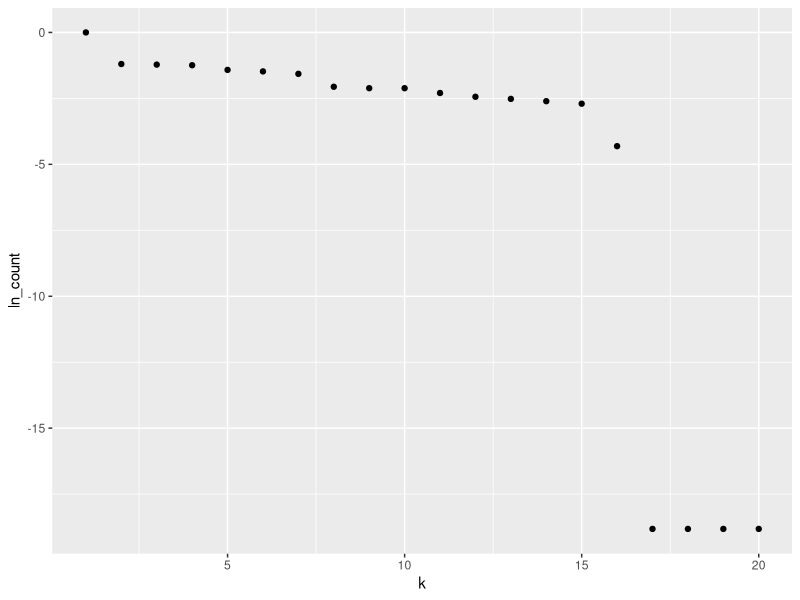
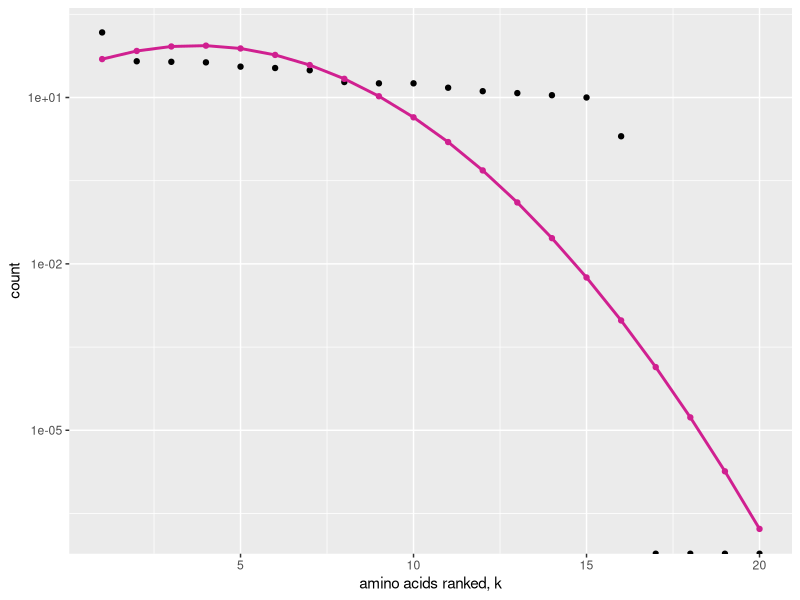
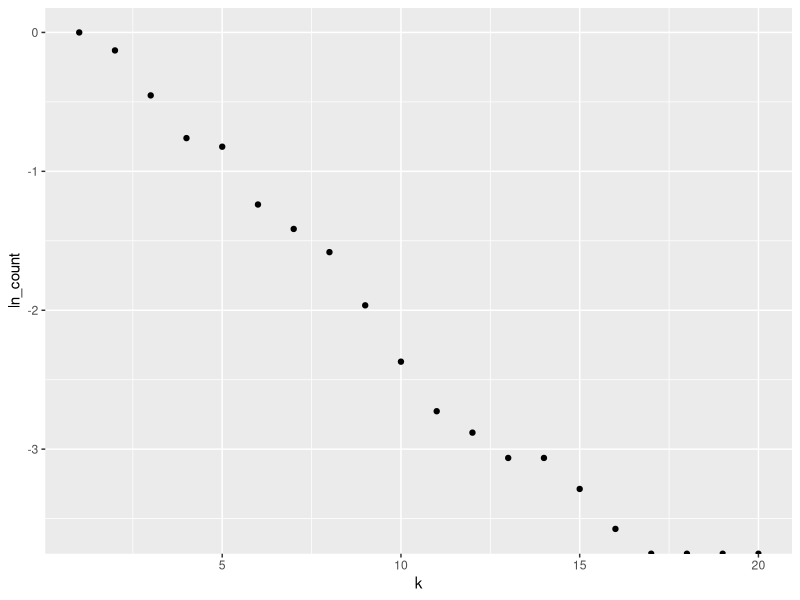
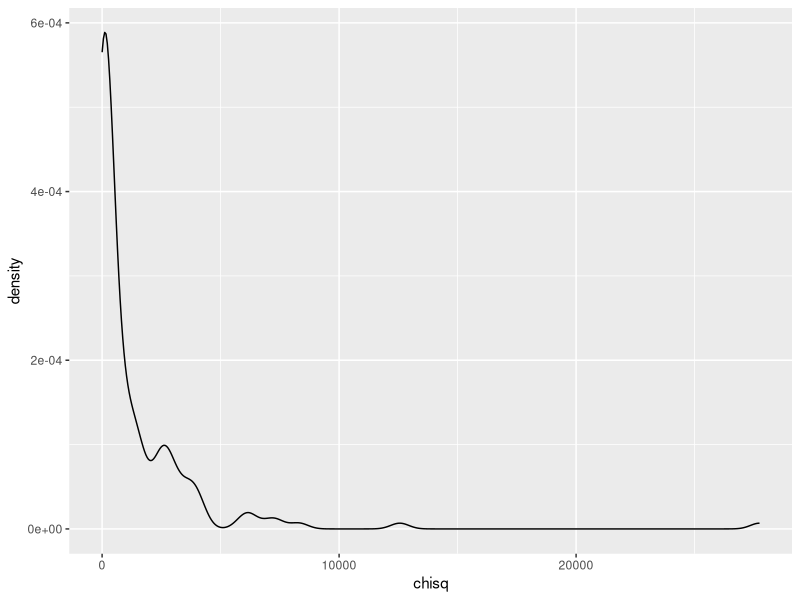

Reproduce these figures in R, in order. (Note: this script raises an error after producing the figures.)
library(tidyverse)
library(stringr)
library(cowplot)
library(broom)

# read in data
alignment <-read_csv("data/simulated/results_1B4T_A_evolved_split.csv", col_types = cols(.default = "c")) 

# tidy data used for null
alignment %>% 
  mutate(sequence = as.numeric(1:nrow(alignment)) ) %>% 
  gather(key = "site", value = "aa", 1:153) -> tidy_align  

tidy_align$site = as.numeric(tidy_align$site) 

#tidy_align %>% filter(sequence <= 100) -> tidy_align

#---------- ACTUAL DISTRIBUTION ----------
# determine the number of each AA at each site
tidy_align %>% 
  group_by(site, aa) %>% 
  summarize(count = n()) -> site_aa_count

empty_counts <- data_frame(aa = c('A', 'C', 'D', 'E', 'F', 'G', 'H', 'I', 'K', 'L', 'M', 'N', 'P', 'Q', 'R', 'S', 'T', 'V', 'W', 'Y'), 
                           count = rep(0, 20))

# 1. First write a function that can take a data frame with amino acids at one site, and return a data frame with counts, including zeros.
count_by_site <- function(site_df) {
  site_df %>% 
    group_by(aa) %>% 
    summarize(count = n()) -> counts
  full_join(counts, anti_join(empty_counts, counts, by = 'aa'))
}

# 2. Then call that function for all sites and combine the resulting data frames.
tidy_align %>% nest(-site) %>%
  mutate(counts = map(data, count_by_site)) %>%
  dplyr::select(-data) %>%   # use sessionInfo() to find what packages are loaded, conflicted package to give warnings
  unnest() -> all_count


#----------- ESTIMATED DISTRIBUTION ------------
# USING ONLY OBSERVED AA
# order aa by relative frequency
all_count %>%
  arrange(all_count$site, desc(count)) -> ordered_count

# make the categorical variable (aa) numerical (k) by numbering aa's 1-20 in order of freq
ordered_count %>%
  group_by(site) %>%
  mutate(k = as.numeric(1:20)) -> ordered_count

# # remove aa with zero values
# ordered_count %>%
#   filter(count > 0) -> observed_aa

# add a small constant to include aa with zero values
ordered_count %>%
  mutate(count = count + 0.000001) -> observed_aa
ordered_count %>%
  mutate(count_mod = count + 0.000001) -> ordered_count

# count relative to most frequent - rescale to 1 for highly conserved sites
observed_aa %>%
  group_by(site) %>%
  mutate(rel_count = count/max(count)) -> observed_aa

# log-transformed data
observed_aa %>%
  mutate(ln_count = log(rel_count)) -> observed_aa 

#observed_aa %>% filter(site == 75) %>% ggplot(aes(x=k, y=rel_count)) + geom_point()

# fit with two parameters 
#observed_aa %>% mutate(k2 = k*k) -> two_param

#ak+bk^2
#a(k-k0)^2; k0<1, a<= 0
observed_aa %>% nest(-site) %>%
  mutate(fit = map(data, ~ lm(ln_count ~ 0 + k + I(k^2), data = .)),
         slope = map_dbl(fit, ~ (.)$coefficients[1]),
         sqr_slp = map_dbl(fit, ~ (.)$coefficients[2])) %>% 
  select(-data, -fit) -> fits_2param

observed_aa %>% filter(site == 92) %>%
  ggplot(aes(x=k, y=ln_count)) + geom_point()

# check fit at one site to see if it appears ok - it does here
# x <- data.frame(k = seq(1,20))
# x %>% mutate(y = 0 - 0.59563150*k + 0.0156963946*k*k) -> xy 
# observed_aa %>% filter(site == 1) -> test_df
# left_join(xy, test_df) -> plot_df
# plot_df %>%
#   ggplot() + geom_point(aes(x=k, y=ln_count)) + geom_point(aes(x=k, y=y))

# visualize the distribution (at a given site) with linear fits
ordered_count %>%
  group_by(site) %>%
  mutate(rel_count = count/max(count)) -> ordered_count
ordered_count %>%
  mutate(ln_count = log(rel_count)) -> ordered_count

ordered_count %>% 
  left_join(fits_2param, by = "site") %>% 
  mutate(est_dist = slope*exp(k*slope + k*k*sqr_slp)) -> ordered_count

# rescale to compare w raw count
ordered_count %>%
  group_by(site) %>%
  mutate(est_rel = est_dist/sum(est_dist)) %>%
  mutate(est_count = sum(count)*est_rel) -> ordered_count

# visual comparison
ordered_count %>%
  filter(site == 92) %>%
  ggplot(aes(x = k)) +
  geom_point(aes(y = count), fill = "grey", stat='identity') +
  geom_point(aes(y = est_count, color = "violetred")) +
  geom_line(aes(y = est_count, color = "violetred"), size = 1) +
  scale_color_manual(name = "distribution",
                     values = c("grey" = "grey", "violetred" = "violetred"),
                     labels = c("actual", "estimated"))  +
  labs(x = "amino acids ranked, k", y = "count") +
  theme(legend.position = "none") + scale_y_log10()

ordered_count %>%
  filter(site == 135) %>%
  ggplot(aes(x = k, y = ln_count)) + geom_point()

# add small constant to est count for sites that have estimated zero counts
# ordered_count %>%
#   mutate(est_count_mod = est_count+0.00001) -> ordered_count

# ordered_count %>%
#   group_by(site) %>%
#   filter(count != 0) %>%
#   mutate(num = n()) %>%
#   filter(num != 1) -> ordered_count_variable

#------- CHI-SQUARED: ACTUAL VS. ESTIMATED DIST -------
# use raw count
ordered_count %>% nest(-site) %>%
  mutate(chisq = map(data, ~ sum(((.$count_mod - .$est_count)^2)/.$est_count)),
         p_value = map_dbl(chisq, ~ pchisq(., 17, lower.tail=FALSE))) %>% 
  select(-data) %>%
  mutate(p.adjusted = p.adjust(p_value, method= "fdr")) -> chisq_results

chisq_results %>%
  mutate(result = "pass") -> chisq_results

chisq_results$result[chisq_results$p.adjusted < 0.05] <- "fail"

# REMOVE 
chisq_results %>% 
  filter(chisq != "NA") -> chisq_results
chisq_results %>%
  filter(chisq != "NaN") -> chisq_results

chisq_results %>% filter(result == "fail") %>% nrow()/nrow(chisq_results)

chisq_results$chisq <- as.numeric(chisq_results$chisq)
ggplot(chisq_results, aes(chisq)) + geom_density() 

chisq_results %>% mutate(method = "quadratic") -> chisq_results
chisq_results_reg %>% mutate(method = "linear") -> chisq_results_reg
full_join(chisq_results, chisq_results_reg) -> compare_chi

ggplot(compare_chi, aes(chisq, fill = method)) + geom_density(alpha = 0.5) + xlim(0,600)

full_join(compare_chi,eff_aa_all) -> compare_chi_eff
compare_chi_eff %>% filter(result != "NA") -> compare_chi_eff

ggplot(compare_chi_eff, aes(x=result, y=eff_aa, fill=method)) + geom_violin(alpha=0.5) #+ coord_flip()

chisq_results %>% filter(result == "fail") %>% nrow()/nrow(chisq_results)
chisq_results_reg %>% filter(result == "fail") %>% nrow()/nrow(chisq_results_reg)

#------- EFFECTIVE NUMBER OF AMINO ACIDS --------
# site_aa_count is actual dist. DOES NOT CONTAIN AA AT ZERO

observed_aa %>%
  group_by(site) %>%
  mutate(frequency = (count)/sum(count)) -> site_aa_freq

site_aa_freq %>% 
  mutate(flnf = frequency*log(frequency)) %>%
  group_by(site) %>% 
  summarize(entropy = -sum(flnf),
            eff_aa = exp(entropy),
            n = length(unique(aa))) -> eff_aa_all


#------- RELATIONSHIP BETWEEN GAMMA & EFF AA -------
# ISSUE: need to visualize this relationship as a surface, because 

fits_2param %>%
  left_join(eff_aa_all) %>% 
  select(site, slope, sqr_slp, eff_aa)-> gam_v_effaa

gam_v_effaa %>%
  left_join(chisq_results) %>% 
  select(site, slope, sqr_slp, eff_aa, result) -> gam_v_effaa


neff2 <- function(lambda_inv) {
  lambda <- 1/lambda_inv
  pi <- lambda*exp(-lambda*(0:19))
  C <- sum(pi)
  pi <- pi/C
  exp(-sum(pi*log(pi)))
}

df_theory2 <- data.frame(lambda_inv = (0:-100)/10, ne = vapply((0:-100)/10, neff2, numeric(1)))

ggplot(gam_v_effaa, aes(x = eff_aa, y = 1/slope)) + 
  geom_point(aes(color = result)) +
  #geom_line(data = df_theory, aes(ne, -1/lambda), inherit.aes = FALSE) +
  geom_line(data = df_theory2, aes(ne, lambda_inv), inherit.aes = FALSE, size = 1) +
  #ggtitle("1B4T_A") +
  #ylim(-10,1000) ++
  labs(x = "effective number of amino acids", y = "1/slope", title = "2AIU_A") +
  theme(legend.position = "right",
        text = element_text(size = 20),
        axis.text = element_text(size = 20),
        plot.title = element_text(size = 20))  #-> plot1


